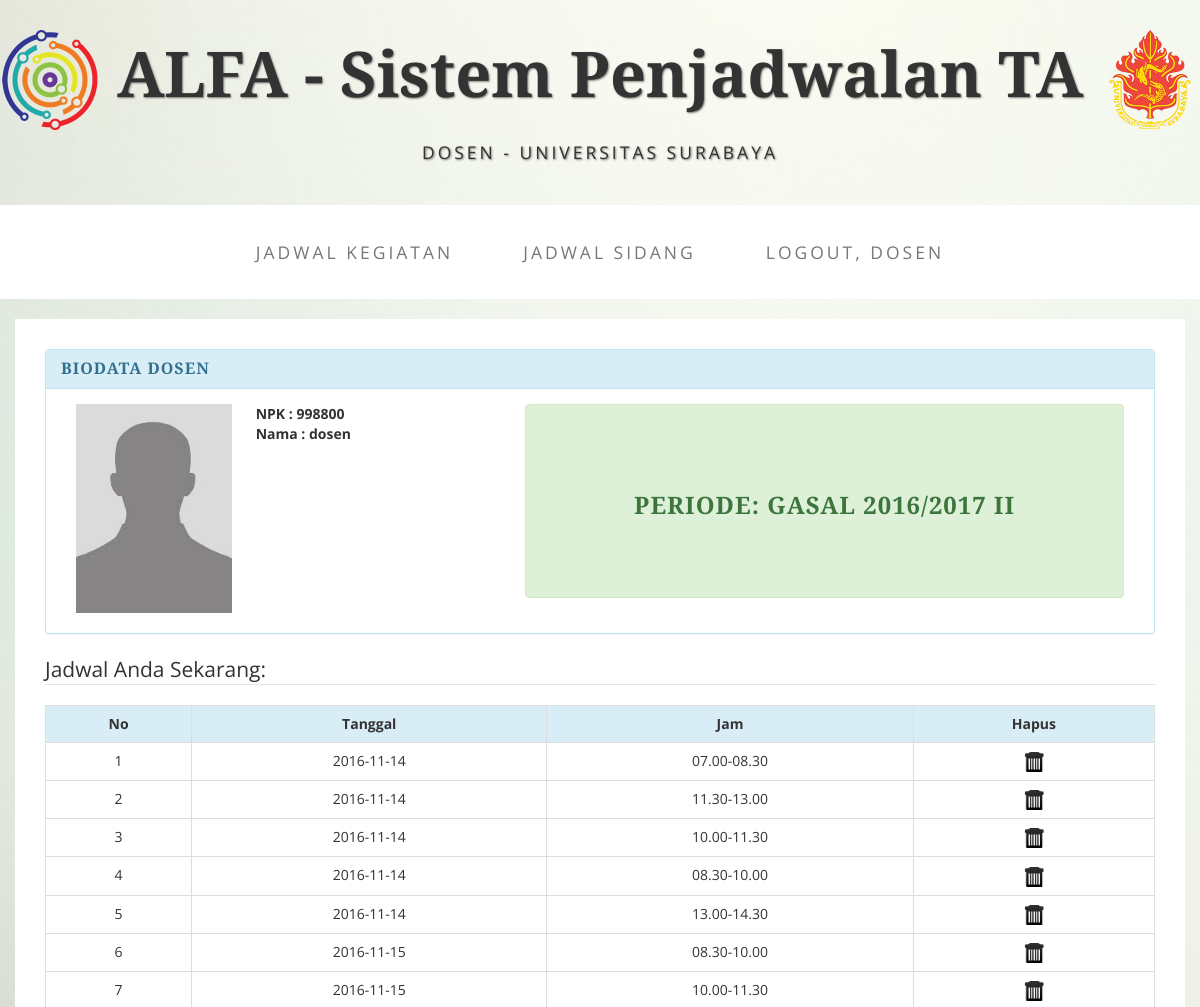
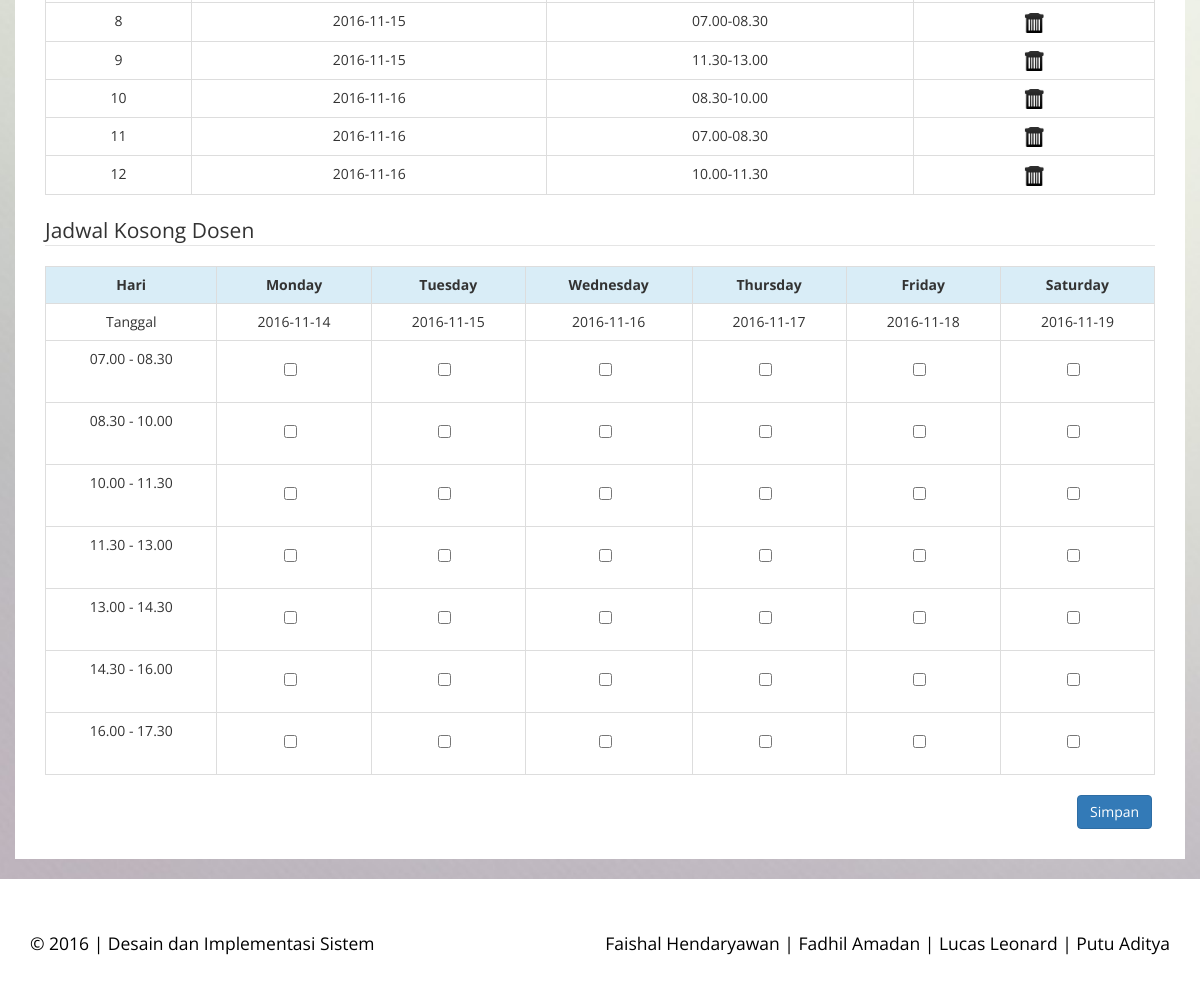
Page /jadwal-kegiatan.php (signed in) on the committed database (2 pictures, top to bottom).
### tables this page shows
CREATE TABLE `dosen` (
  `npk` varchar(9) NOT NULL,
  `nama` varchar(32) NOT NULL,
  `password` varchar(32) NOT NULL,
  `status` tinyint(1) NOT NULL,
  `jabatan` varchar(30) NOT NULL
);

CREATE TABLE `periode` (
  `id` int(11) NOT NULL,
  `buka` date NOT NULL,
  `tutup` date NOT NULL,
  `nama` varchar(30) NOT NULL,
  `status` tinyint(1) NOT NULL
);

CREATE TABLE `jadwal_kegiatan_dosen` (
  `id` int(9) NOT NULL,
  `tgl` varchar(20) NOT NULL,
  `jam` varchar(50) NOT NULL,
  `npk` varchar(9) NOT NULL,
  `status` int(1) NOT NULL
);

### jadwal-kegiatan.php (the view, shortened to what the rows shown need)
<!DOCTYPE html>
<html lang="en">
<head>
    <link href="css/bootstrap.min.css" rel="stylesheet">
    <link href="css/business-casual.css" rel="stylesheet">
</head>
<?php
require './db.php';
$sqlD = "SELECT * FROM dosen WHERE nama ='".$_COOKIE['nomerD']."'";
$resultD = mysqli_query($link, $sqlD);
$rowD= mysqli_fetch_array($resultD);
$sqlD2 = "SELECT * FROM dosen WHERE nama ='".$_COOKIE['nomerD']."'";
$resultD2 = mysqli_query($link, $sqlD2);
$sqlP = "SELECT * FROM periode WHERE status ='1'";
$resultP = mysqli_query($link, $sqlP);
$rowP= mysqli_fetch_array($resultP);
?>
<body>
    <nav class="navbar navbar-default" role="navigation">
        <div class="container">
            <div class="collapse navbar-collapse" id="bs-example-navbar-collapse-1">
                <ul class="nav navbar-nav">
                    <li>
                        <a href="./proses.php?cmd=logoutD">Logout, <?php echo $rowD['nama']; ?> </a>
                    </li>
                </ul>
            </div>
        </div>
    </nav>
    <div class="container">
        <div class="row">
            <div class="box">
                <div class="col-lg-12">
                    <div class="panel panel-info">
                        <div class="panel-body">
                            <div class="col-xs-6 col-lg-3">
                                <strong>
                                NPK : <?php echo $rowD['npk']; ?><br>
                                Nama : <?php echo $rowD['nama']; ?><br>
                                </strong>
                            </div>
                            <div class="col-xs-6 col-lg-7">
                                <div class="alert alert-success">
                                    <h3 class="text-center"><br/><br/><strong>PERIODE: <?php echo $rowP['nama']; ?> </strong><br/><br/><br/></h3>
                                </div>
                            </div>
                        </div>
                    </div>
                    <table class="table table-bordered">
                        <tr class="info">
                            <th><center>No</th>
                            <th><center>Tanggal</th>
                            <th><center>Jam</th>
                            <th><center>Hapus</th>
                        </tr>
                        <?php
                        $hitung = 1;
                        while ($rowD2 = mysqli_fetch_object($resultD2)) {
                            $sqlJ = "SELECT * from jadwal_kegiatan_dosen WHERE npk='".$rowD2->npk."' ORDER BY tgl";
                            $resultJ = mysqli_query($link, $sqlJ);
                            while ($rowJ = mysqli_fetch_object($resultJ)) {
                                echo "<tr>";
                                echo "<td><center>" . $hitung. "</td>";
                                echo "<td><center>" . $rowJ->tgl . "</td>";
                                echo "<td><center>" . $rowJ->jam . "</td>";
                                echo "<td><center><a href='proses.php?cmd=hapusJadwalDosen&jam1=" . $rowJ->jam . "&tgl1=".$rowJ->tgl."&npk1=".$rowJ->npk."'><img src='./img/hapus.png' width='20px'></a></td>";
                                echo "<tr>";
                                $hitung = $hitung +1;
                            }
                        } ?>
                    </table>
                    <form class="form-signin" action="proses.php?cmd=jamDosen" method="POST">
                        <table class="table table-hover table-bordered">
                          <tr class="info">
                            <th><center>Hari</th>
                            <th>
                                <center><?php $tampung = 1;
                                $a = date("l", strtotime($rowP['buka']));
                                $a2 = date("l", strtotime($rowP['buka']));
                                if($a!= "Sunday"){
                                    echo $a; }
                                else{
                                    $a = date("l", strtotime("+".$tampung." day", strtotime($rowP['buka'])));
                                    echo $a;}
                                $tampung++;
                                ?>
                            </th>
                            <th>
                                <center><?php $b = date("l", strtotime("+1 day", strtotime($rowP['buka'])));
                                $b2 = date("l", strtotime("+1 day", strtotime($rowP['buka'])));
                                if($b!="Sunday"&&$b!=$a){
                                    echo $b;}
                                else{
                                    $b = date("l", strtotime("+".$tampung." day", strtotime($rowP['buka'])));
                                    echo $b;}
                                $tampung++;?>
                            </th>
                            <th>
                                <center><?php $c = date("l", strtotime("+2 day", strtotime($rowP['buka'])));
                                $c2 = date("l", strtotime("+2 day", strtotime($rowP['buka'])));
                                if($c!="Sunday"&&$c!=$b){
                                    echo $c;}
                                else{
                                    $c = date("l", strtotime("+".$tampung." day", strtotime($rowP['buka'])));
                                    echo $c;}
                                $tampung++;?>
                            </th>
                            <th>
                                <center><?php $d = date("l", strtotime("+3 day", strtotime($rowP['buka'])));
                                $d2 = date("l", strtotime("+3 day", strtotime($rowP['buka'])));
                                if($d!="Sunday"&&$d!=$c){
                                    echo $d;}
                                else{
                                    $d = date("l", strtotime("+".$tampung." day", strtotime($rowP['buka'])));
                                    echo $d;}
                                $tampung++;?>
                            </th>
                            <th>
                                <center><?php $e = date("l", strtotime("+4 day", strtotime($rowP['buka'])));
                                $e2 = date("l", strtotime("+4 day", strtotime($rowP['buka'])));
                                if($e!="Sunday"&&$e!=$d){
                                    echo $e;}
                                else{
                                    $e = date("l", strtotime("+".$tampung." day", strtotime($rowP['buka'])));
                                    echo $e;}
                                $tampung++;?>
                            </th>
                            <th>
                                <center><?php $f = date("l", strtotime("+5 day", strtotime($rowP['buka'])));
                                $f2 = date("l", strtotime("+5 day", strtotime($rowP['buka'])));
                                if($f!="Sunday"&&$f!=$e){
                                    echo $f;}
                                else{
                                    $f = date("l", strtotime("+".$tampung." day", strtotime($rowP['buka'])));
                                    echo $f;}
                                $tampung++;?>
                            </th>
                          </tr>
                          <tr>
                            <td>
                                <center><?php $tampung2 = 1;
                                if($a2!="Sunday"){
                                echo $rowP['buka'];}
                                else{
                                    echo $date0 = date('Y-m-d', strtotime("+".$tampung2." day", strtotime($rowP['buka'])));
                                }
                                $tampung2++; ?></td>
                            <td>
                                <center><?php if($b2!="Sunday"&&$b2!=$a){
                                    echo $date1 = date('Y-m-d', strtotime("+1 day", strtotime($rowP['buka'])));}
                                else{
                                    echo $date1 = date('Y-m-d', strtotime("+".$tampung2." day", strtotime($rowP['buka'])));
                                }
                                $tampung2++;  ?></td>
                            <td>
                                <center><?php if($c2!="Sunday"&&$c2!=$b){
                                    echo $date2 = date('Y-m-d', strtotime("+2 day", strtotime($rowP['buka'])));}
                                else{
                                    echo $date2 = date('Y-m-d', strtotime("+".$tampung2." day", strtotime($rowP['buka'])));
                                }
                                $tampung2++;  ?></td>
                            <td>
                                <center><?php if($d2!="Sunday"&&$d2!=$c){
                                    echo $date3 = date('Y-m-d', strtotime("+3 day", strtotime($rowP['buka'])));}
                                else{
                                    echo $date3 = date('Y-m-d', strtotime("+".$tampung2." day", strtotime($rowP['buka'])));
                                }
                                $tampung2++;  ?></td>
                            <td>
                                <center><?php if($e2!="Sunday"&&$e2!=$d){
                                    echo $date4 = date('Y-m-d', strtotime("+4 day", strtotime($rowP['buka'])));}
                                else{
                                    echo $date4 = date('Y-m-d', strtotime("+".$tampung2." day", strtotime($rowP['buka'])));
                                }
                                $tampung2++;  ?></td>
                            <td>
                                <center><?php if($f2!="Sunday"&&$f2!=$e){
                                    echo $date5 = date('Y-m-d', strtotime("+5 day", strtotime($rowP['buka'])));}
                                else{
                                    echo $date5 = date('Y-m-d', strtotime("+".$tampung2." day", strtotime($rowP['buka'])));
                                }
                                $tampung2++;  ?></td>
                          </tr>
                        </table>
                    </form>
                </div>
            </div>
        </div>
    </div>
</body>
</html>

### rows in the picture
dosen: nama "DOSEN", npk "998800", nama "dosen"
periode: nama "GASAL 2016/2017 II", buka "Monday", buka "Tuesday", buka "Wednesday", buka "Thursday", buka "Friday", buka "Saturday", buka "2016-11-14", buka "2016-11-15", buka "2016-11-16", buka "2016-11-17", buka "2016-11-18", buka "2016-11-19"
jadwal_kegiatan_dosen: tgl "2016-11-14", jam "07.00-08.30"
jadwal_kegiatan_dosen: tgl "2016-11-14", jam "11.30-13.00"
jadwal_kegiatan_dosen: tgl "2016-11-14", jam "10.00-11.30"
jadwal_kegiatan_dosen: tgl "2016-11-14", jam "08.30-10.00"
jadwal_kegiatan_dosen: tgl "2016-11-14", jam "13.00-14.30"
jadwal_kegiatan_dosen: tgl "2016-11-15", jam "08.30-10.00"
jadwal_kegiatan_dosen: tgl "2016-11-15", jam "10.00-11.30"
jadwal_kegiatan_dosen: tgl "2016-11-15", jam "07.00-08.30"
jadwal_kegiatan_dosen: tgl "2016-11-15", jam "11.30-13.00"
jadwal_kegiatan_dosen: tgl "2016-11-16", jam "08.30-10.00"
jadwal_kegiatan_dosen: tgl "2016-11-16", jam "07.00-08.30"
jadwal_kegiatan_dosen: tgl "2016-11-16", jam "10.00-11.30"
